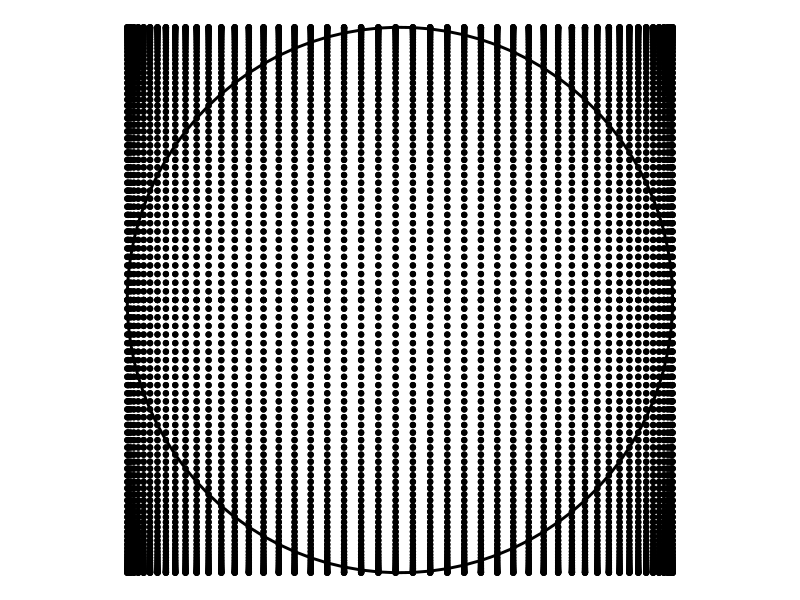

Recreate this plot in R.
library(ggplot2)
library(tibble)

angles <- seq(0, 2 * pi, length.out = 100)

circle <- tibble(
  x = cos(angles),
  y = sin(angles)
)

circles <- expand.grid(circle)

ggplot() +
  geom_point(data = circles, aes(x, y)) +
  geom_path(data = circle, aes(x, y), linewidth = 1) +
  geom_path() +
  theme_void() +
  coord_equal()
